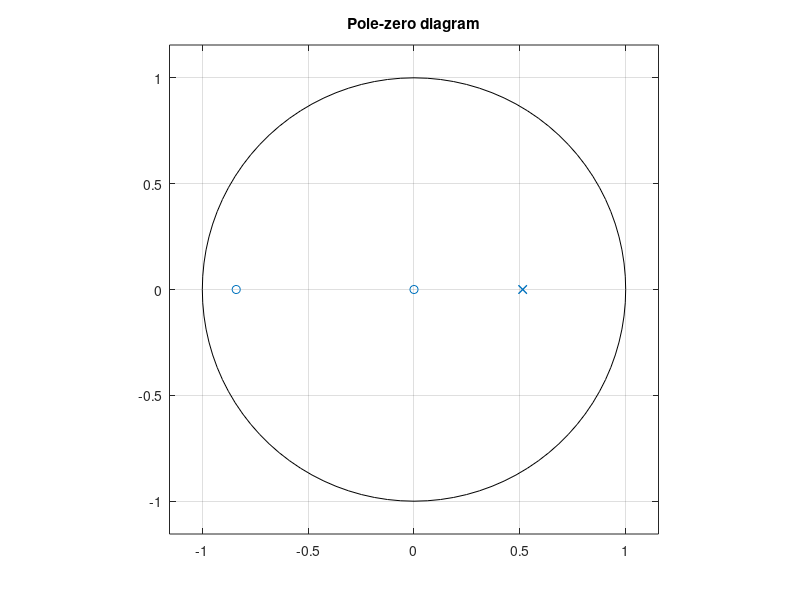

MATLAB code for this plot:
%% Practical work: Aerotherme

%% Default commands
clear all; close all; clc;

%% Parameters
Ts = 0.1;
Te = 2.0;
U0 = 5;
V0 = 6;
  
k1 = 0.78;
% k1 = 0.64;
k2 = -0.25;
tau = 7.64;
% tau = 6.32;
tau_des = 3;
 
%figure(1);
%subplot(211);
%step([k1],[tau^2 2*tau 1]);
%subplot(212);
%step([k2],[tau^2 2*tau 1]);
F= tf([k1],[tau^2 2*tau 1]);
Fd=c2d(F,Te);
b1 = k1*(1 - (1 + Te/tau)*exp(-Te/tau))
b2 = k1*(Te/tau - 1 + exp(-Te/tau))*exp(-Te/tau)
a1 = -2*exp(-Te/tau)
a2 = exp(-2*Te/tau)
p1_des = -2*exp(-Te/tau_des);
p2_des = exp(-2*Te/tau_des);
B = [b1 b2];
A = [1 a1 a2];

%% Pole compensation
A1 = [b1 1; b2 -1];
B1 = [p1_des + 1; p2_des];
coeff = inv(A1)*B1;
r0 = coeff(1);
s = coeff(2);
r1 = a1*r0;
r2 = a2*r0;

R = [r0 r1 r2];
S = [1 s-1 -s];
% T = [R];
T = [r0+r1+r2];

%Hbo = tf([conv(B,R)],[conv(A,S)],Te);
zplane([b1*r0 b2*r0],[1 s-1+b1*r0 b2*r0-s]);
title("Pole-zero diagram");

%% Plot
% plot(X.time,X.signals.values);
% grid on;
% xlabel("Time (s)");
% ylabel("Voltage (V)");
% title("Step response with pole compensation control");
% legend("Reference", "Control", "Output", "Disturbance");
%%
%A = [0.026 0 0 1; 0 0.026 9.15e-3 -1; 0 9.15e-3 0.026 0; 0 0 9.15e-3 0];
%coef = inv(A)*B;
%r0 = coef(1);
%r1 = coef(2);
%r2 = coef(3);
%s = coef(4);